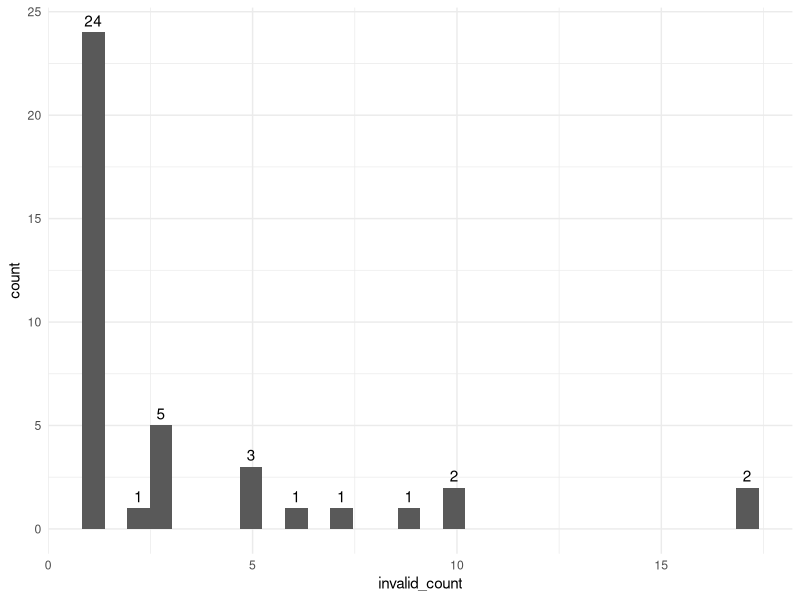
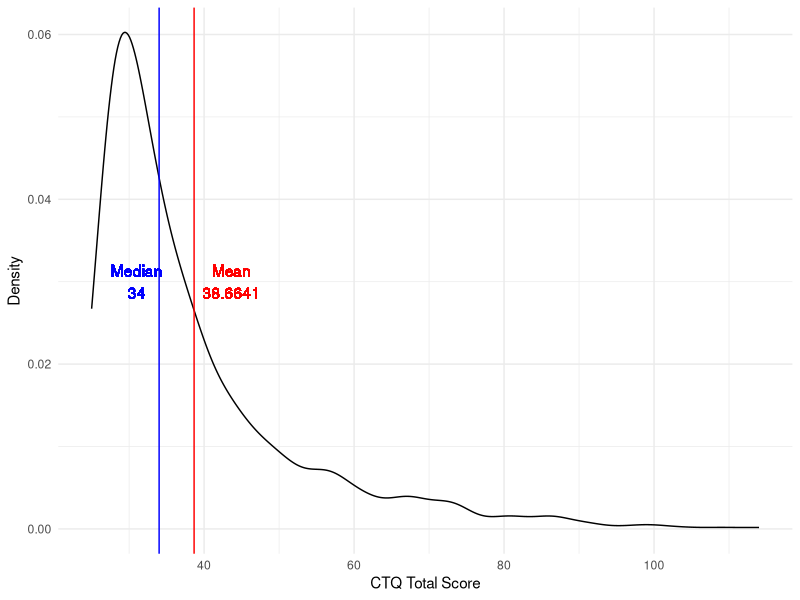

The R source for these figures, in order:
## ---- chunk 1
library(tidyverse)
library(lubridate)
library(patchwork)
library(caret)
library(GGally)
library(nlme)
library(lme4)
library(stringr)
knitr::opts_chunk$set(echo = TRUE, message = F, warning = F)
theme_set(theme_minimal() + theme(legend.position = "bottom") + theme(plot.title = element_text(hjust = 0.5)))
## ---- chunk 2
m2_df = 
  read_csv("./data/m2_df.csv") %>% 
  select(-1) %>% 
  filter(B3TCOMPZ3 != 8 & B3TEMZ3 != 8 & B3TEFZ3 != 8) %>% 
  filter(B4QCT_SA != 98 & B4QCT_EN != 98 & B4QCT_MD != 8 & B4QCT_PN != 98 & B4QCT_EA != 98 & B4QCT_PA != 98)
## ---- chunk 3
m2_df %>% 
  filter(B1PTSEI == 999) %>% 
  select(M2ID, M2FAMNUM, B1PTSEI, B1PTSEIS) %>% 
  mutate(nul = ifelse(B1PTSEIS == 999, 1, 0)) %>% 
  group_by(nul) %>% 
  summarize(n = n())
## ---- chunk 4
# for those whose spouse has a valid SES
with_sps = 
  m2_df %>% 
  filter(B1PTSEI == 999) %>% 
  select(M2ID, M2FAMNUM, B1PTSEI, B1PTSEIS) %>% 
  filter(B1PTSEIS != 999) %>% 
  pull(M2ID)
m2_df[m2_df$M2ID %in% with_sps, which(colnames(m2_df) == "B1PTSEI")] = m2_df[m2_df$M2ID %in% with_sps, which(colnames(m2_df) == "B1PTSEIS")]

# for those whose spouse doesn't have a valid SES, fit an LM 
m2_df_lm = m2_df %>% 
  select(B1PTSEI, B1PAGE_M2, B1PB1) %>% 
  filter(B1PTSEI != 999 & B1PB1 != 97)
lm_ses = lm(B1PTSEI ~ B1PB1, data = m2_df_lm)

# prediction
m2_pred_id = m2_df %>% 
  filter(B1PTSEI == 999) %>% 
  pull(M2ID)

for (i in m2_pred_id){
  edu = m2_df[m2_df$M2ID == i, which(colnames(m2_df) == "B1PB1")]
  pred_ses = predict(lm_ses, newdata = edu)
  m2_df[m2_df$M2ID == i, which(colnames(m2_df) == "B1PTSEI")] = pred_ses
}
## ---- chunk 5
m2_df_copy = m2_df
m2_df_invalid = 
  m2_df_copy %>% 
  mutate(B3TCOMPZ3_ = ifelse(B3TCOMPZ3 == 8, 1, 0),
         B3TEMZ3_ = ifelse(B3TEMZ3 == 8, 1, 0),
         B3TEFZ3_ = ifelse(B3TEFZ3 == 8, 1, 0),
         B4QCT_SA_ = ifelse(B4QCT_SA == 98, 1, 0),
         B4QCT_EN_ = ifelse(B4QCT_EN == 98, 1, 0),
         B4QCT_MD_ = ifelse(B4QCT_MD == 8, 1, 0),
         B4QCT_PN_ = ifelse(B4QCT_PN == 98, 1, 0),
         B4QCT_EA_ = ifelse(B4QCT_EA == 98, 1, 0),
         B4QCT_PA_ = ifelse(B4QCT_PA == 98, 1, 0),
         B1PTSEI_ = ifelse(B1PTSEI == 999, 1, 0),
         B4HMETMW_ = ifelse(B4HMETMW == 99998, 1, 0),
         B1PB1_ = ifelse(B1PB1 == 97, 1, 0),
         B1PF7A_ = ifelse(B1PF7A >= 7, 1, 0),
         B1SA62A_ = ifelse(B1SA62A == 8, 1, 0),
         B1SA62B_ = ifelse(B1SA62B == 8, 1, 0),
         B1SA62C_ = ifelse(B1SA62C == 8, 1, 0),
         B1SA62D_ = ifelse(B1SA62D == 8, 1, 0),
         B1SA62E_ = ifelse(B1SA62E == 8, 1, 0),
         B1SA62F_ = ifelse(B1SA62F == 8, 1, 0),
         B1SA62G_ = ifelse(B1SA62G == 8, 1, 0),
         B1SA62H_ = ifelse(B1SA62H == 8, 1, 0),
         B1SA62I_ = ifelse(B1SA62I == 8, 1, 0),
         B1SA62J_ = ifelse(B1SA62J == 8, 1, 0),
         B1SPWBA2_ = ifelse(B1SPWBA2 == 98, 1, 0),
         B1SPWBE2_ = ifelse(B1SPWBE2 == 98, 1, 0),
         B1SPWBG2_ = ifelse(B1SPWBG2 == 98, 1, 0),
         B1SPWBR2_ = ifelse(B1SPWBR2 == 98, 1, 0),
         B1SPWBU2_ = ifelse(B1SPWBU2 == 98, 1, 0),
         B1SPWBS2_ = ifelse(B1SPWBS2 == 98, 1, 0),
         B1SMASTE_ = ifelse(B1SMASTE == 8, 1, 0),
         B1SCONST_ = ifelse(B1SCONST == 8, 1, 0),
         B1SCTRL_ = ifelse(B1SCTRL == 8, 1, 0),
         B1SESTEE_ = ifelse(B1SESTEE == 98, 1, 0),
         B1SINTER_ = ifelse(B1SINTER == 8, 1, 0),
         BASINTER_ = ifelse(B1SINTER == 98, 1, 0),
         B1SINDEP_ = ifelse(B1SINDEP == 8, 1, 0),
         BASINDEP_ = ifelse(B1SINDEP == 98, 1, 0),
         B1SAGENC_ = ifelse(B1SAGENC == 8, 1, 0),
         B1SAGREE_ = ifelse(B1SAGREE == 8, 1, 0),
         B1SEXTRA_ = ifelse(B1SEXTRA == 8, 1, 0),
         B1SNEURO_ = ifelse(B1SNEURO == 8, 1, 0),
         B1SCONS1_ = ifelse(B1SCONS1 == 8, 1, 0),
         invalid_ind = NA) %>% 
  select(-c(2:60)) %>% 
  select(M2ID, invalid_ind, everything()) %>% 
  rename_at(.vars = vars(ends_with("_")),
            .funs = funs(sub("_$", "", .)))

invalid_var = function(obs){
  invalid_str = ""
  for (i in 3:44){
    cell = as.numeric(obs[i])
    if(cell == 1){
      invalid_str = paste0(invalid_str, colnames(obs)[i], sep = ", ")
    }
  }
  return(invalid_str)
}

for (i in 1:1099){
  obs = m2_df_invalid[i,]
  invalid_str = invalid_var(obs)
  m2_df_invalid[i,2] = invalid_str
}
invalid_full = 
  m2_df_invalid %>% 
  select(M2ID, invalid_ind) %>% 
  filter(!invalid_ind == "") %>% 
  mutate(invalid_count = str_count(invalid_ind, pattern = ","))

invalid_full %>% 
  group_by(invalid_count) %>% 
  summarize(n = n()) %>% 
  knitr::kable()

invalid_full %>% 
  ggplot(aes(x = invalid_count))+
  geom_histogram() +
  stat_bin(aes(y=..count.., label=ifelse(..count..== 0,"",..count..)), geom="text", vjust= -0.5)
## ---- chunk 6
a = m2_df %>% 
  filter(!(B4QCT_EA == 98 | B4QCT_EN == 98 | B4QCT_SA == 98 | B4QCT_PA == 98 | B4QCT_PN == 98 | B4QCT_MD == 8 )) %>% 
  mutate(ctq_total = B4QCT_EA + B4QCT_EN + B4QCT_SA + B4QCT_PA + B4QCT_PN + B4QCT_MD)

mean_ctq = a %>% 
  pull(ctq_total) %>% 
  mean() %>% 
  signif(6)

median_ctq = a %>% 
  pull(ctq_total) %>% 
  median() %>% 
  signif(6)

a %>% 
  ggplot(aes(x = ctq_total)) +
  geom_density()+
  geom_vline(xintercept=mean_ctq, size=0.5, color="red")+
  geom_text(aes(x=mean_ctq + 5, label=paste0("Mean\n",mean_ctq), y=0.03), color = "red")+
  geom_vline(xintercept=median_ctq, size=0.5, color="blue")+
  geom_text(aes(x=median_ctq - 3, label=paste0("Median\n",median_ctq), y=0.03), color = "blue")+
  theme(legend.position = "none")+
  xlab("CTQ Total Score")+
  ylab("Density")

a %>% 
  mutate(below_49 = ifelse(ctq_total <= 39, 1, 0)) %>% 
  group_by(below_49) %>% 
  summarize(n = n())
#ggsave("ctq_density.jpeg", width = 10, height = 7)
## ---- chunk 7
m2_df_cc = m2_df %>% 
  mutate(B3TCOMPZ3_ = ifelse(B3TCOMPZ3 == 8, 1, 0),
         B3TEMZ3_ = ifelse(B3TEMZ3 == 8, 1, 0),
         B3TEFZ3_ = ifelse(B3TEFZ3 == 8, 1, 0),
         B4QCT_SA_ = ifelse(B4QCT_SA == 98, 1, 0),
         B4QCT_EN_ = ifelse(B4QCT_EN == 98, 1, 0),
         B4QCT_MD_ = ifelse(B4QCT_MD == 8, 1, 0),
         B4QCT_PN_ = ifelse(B4QCT_PN == 98, 1, 0),
         B4QCT_EA_ = ifelse(B4QCT_EA == 98, 1, 0),
         B4QCT_PA_ = ifelse(B4QCT_PA == 98, 1, 0),
         B1PTSEI_ = ifelse(B1PTSEI == 999, 1, 0),
         B4HMETMW_ = ifelse(B4HMETMW == 99998, 1, 0),
         B1PB1_ = ifelse(B1PB1 == 97, 1, 0),
         B1PF7A_ = ifelse(B1PF7A >= 7, 1, 0),
         B1SA62A_ = ifelse(B1SA62A == 8, 1, 0),
         B1SA62B_ = ifelse(B1SA62B == 8, 1, 0),
         B1SA62C_ = ifelse(B1SA62C == 8, 1, 0),
         B1SA62D_ = ifelse(B1SA62D == 8, 1, 0),
         B1SA62E_ = ifelse(B1SA62E == 8, 1, 0),
         B1SA62F_ = ifelse(B1SA62F == 8, 1, 0),
         B1SA62G_ = ifelse(B1SA62G == 8, 1, 0),
         B1SA62H_ = ifelse(B1SA62H == 8, 1, 0),
         B1SA62I_ = ifelse(B1SA62I == 8, 1, 0),
         B1SA62J_ = ifelse(B1SA62J == 8, 1, 0),
         B1SPWBA2_ = ifelse(B1SPWBA2 == 98, 1, 0),
         B1SPWBE2_ = ifelse(B1SPWBE2 == 98, 1, 0),
         B1SPWBG2_ = ifelse(B1SPWBG2 == 98, 1, 0),
         B1SPWBR2_ = ifelse(B1SPWBR2 == 98, 1, 0),
         B1SPWBU2_ = ifelse(B1SPWBU2 == 98, 1, 0),
         B1SPWBS2_ = ifelse(B1SPWBS2 == 98, 1, 0),
         B1SMASTE_ = ifelse(B1SMASTE == 8, 1, 0),
         B1SCONST_ = ifelse(B1SCONST == 8, 1, 0),
         B1SCTRL_ = ifelse(B1SCTRL == 8, 1, 0),
         B1SESTEE_ = ifelse(B1SESTEE == 98, 1, 0),
         B1SINTER_ = ifelse(B1SINTER == 8, 1, 0),
         BASINTER_ = ifelse(B1SINTER == 98, 1, 0),
         B1SINDEP_ = ifelse(B1SINDEP == 8, 1, 0),
         BASINDEP_ = ifelse(B1SINDEP == 98, 1, 0),
         B1SAGENC_ = ifelse(B1SAGENC == 8, 1, 0),
         B1SAGREE_ = ifelse(B1SAGREE == 8, 1, 0),
         B1SEXTRA_ = ifelse(B1SEXTRA == 8, 1, 0),
         B1SNEURO_ = ifelse(B1SNEURO == 8, 1, 0),
         B1SCONS1_ = ifelse(B1SCONS1 == 8, 1, 0),
         invalid_ind = NA) %>% 
  select(-c(2:60)) %>% 
  select(M2ID, invalid_ind, everything()) %>% 
  rename_at(.vars = vars(ends_with("_")),
            .funs = funs(sub("_$", "", .)))
for (i in 1:1099){
  obs = m2_df_cc[i,]
  invalid_str = invalid_var(obs)
  m2_df_cc[i,2] = invalid_str
}
invalid_cc = 
  m2_df_cc %>% 
  select(M2ID, invalid_ind) %>% 
  filter(!invalid_ind == "") %>% 
  mutate(invalid_count = str_count(invalid_ind, pattern = ","))

# quick summary: invalid entries of each variable
colSums(m2_df_cc[3:44])

# quick summary: count of people for different numbers of invalid entries. Total: 40 subjects
invalid_cc %>% 
  group_by(invalid_count) %>% 
  summarize(n = n()) %>% 
  knitr::kable()
## ---- chunk 8
m2_df = m2_df %>% 
  select(-c(B3PIDATE_MO, B3PIDATE_YR, B1PTSEIS, B1PA37, B1PA38A, B1SA11Z, B4H33, B4H34, B4H36, B4H38, B4H40))
## ---- chunk 9
m2_id = m2_df %>% pull(M2ID)

m3_df = 
  read_csv("./data/m3_df.csv") %>% 
  select(-1)

# only 930 left, the rest 169 don't have M3 record
full_df = 
  inner_join(m2_df, m3_df, by = "M2ID") %>% 
  select(-M2FAMNUM.y) %>% 
  rename(M2FAMNUM = M2FAMNUM.x) %>% 
  mutate(D3TCOMP = C3TCOMP - B3TCOMPZ3,
         D3TEM = C3TEM - B3TEMZ3,
         D3TEF = C3TEF - B3TEFZ3,
         D1PB19 = C1PB19 - B1PB19,
         B1PF7A = as.factor(B1PF7A))
## ---- chunk 10
invalid_cc_id = invalid_cc %>% 
  pull(M2ID) %>% 
  unique()

full_df_no_invalid = full_df %>% 
  mutate(ctq_total = B4QCT_EA + B4QCT_EN + B4QCT_SA + B4QCT_PA + B4QCT_PN + B4QCT_MD) %>% 
  filter(!(M2ID %in% invalid_cc_id))


lmm1 = lme(D3TEM ~ ctq_total + B1PAGE_M2 + B1PTSEI + B1PF7A + D1PB19, random = ~1 | M2FAMNUM, data = full_df_no_invalid) 
summary(lmm1)

